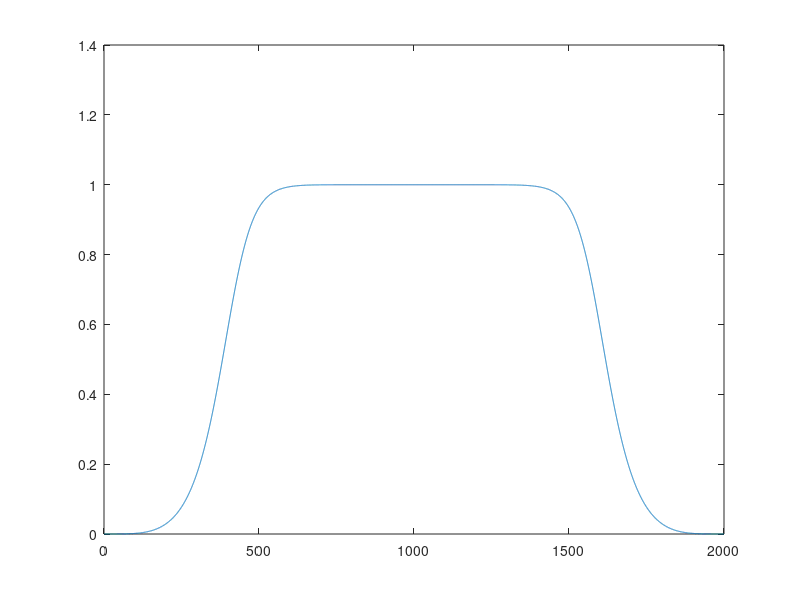
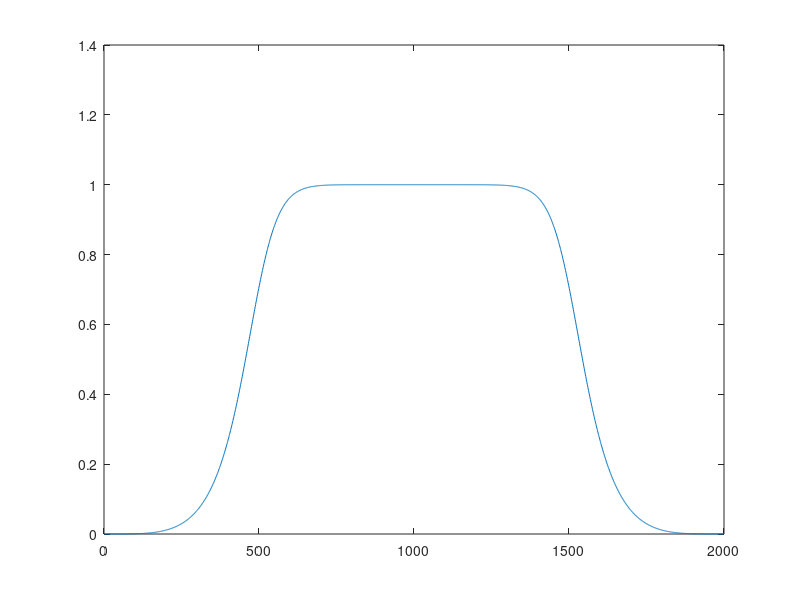

The MATLAB source for these figures, in order:
%Diseño de un filtro Butter
Fm = 2000;
T = 1/Fm;
fc = 500;
fn = fc*2/Fm;%Normalizo la frecuencia de corte para que este entre 0 y 1 --> fc / (Fm/2)
wc = 2*pi*fc;% Expreso 500hz en radianes -- frecuencia de corte del filtro
n=4;%orden del filtro

%Realizo el diseño del analogico H(s)
function [Hs] = mybutter(wc,n,s,tipo)
	
	%Elijo el a segun el tipo
	if (tipo == "pasa bajos")
		s = s./wc; %Pasa bajos
	else
		s = wc./s; %Pasa altos
	endif
	
	B=1;
	if(mod(n,2) == 0)
		%Para los ordenes pares
		for i = 1:n/2
			B .*= s.^2 - 2*s*cos( ((2*i+n-1)/(2*n))*pi ) + 1;
		endfor
	else
		%Para los ordenes impares
		for i = 1:(n-1)/2
			B .*= s.^2 - 2*s*cos( ((2*i+n-1)/(2*n))*pi ) + 1;
		endfor
		B *= s + 1; 
	endif
	
	Hs = 1./B;
	
endfunction

%Uso Bzt para hacer H(z)
w = 0:T:2*pi-T;
z = exp(j*w);
s = (2/T) * (1 - z.^-1)./(z.^-1 + 1); %BZT

%Creo el filtro
Hz = mybutter(wc,n,s,"pasa altos");

%grafico su respuesta en frecuencia
figure(1,"name","Implementacion propia de Butterworth sin prewarping");
plot(w*Fm/(2*pi),abs(Hz));

#%Version con prewarping
#s = (2/T) * j * tan(w/2); %BZT con prewarpig

#%Creo el filtro
#Hz2 = mybutter(wc,n,s,"pasa altos");

#figure(2,"name","Implementacion propia de Butterworth con prewarping");
#plot(w*Fm/(2*pi),abs(Hz2));


%Grafico el resultado correcto
figure(3,"name","Implementacion de matlab");
[B,A] = butter(n,fn,"high");
[h,w] = freqz(B,A,Fm,"whole",Fm);
plot(w,abs(h));
